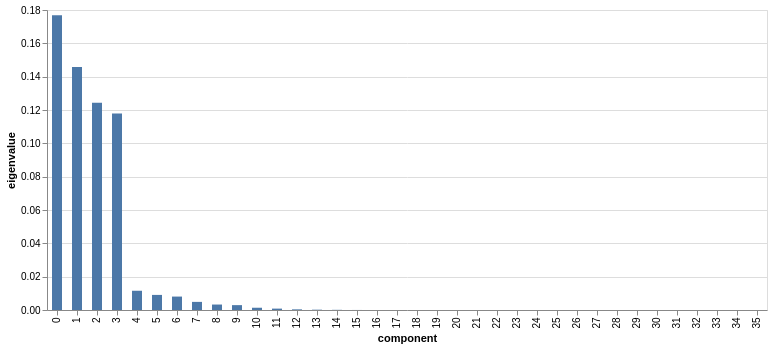

The code cell stored with this chart in its notebook:
### Code cell
# ── 3. Variância explicada por dimensão ────────────────────────────────────
# Critério de Greenacre para retenção de dimensões:
#   → reter apenas as dimensões cujo autovalor corrigido seja MAIOR
#     que a média dos autovalores corrigidos (análogo ao critério de Kaiser na PCA).
#   → dimensões abaixo da média capturam variação da mesma ordem que ruído
#     estrutural da Matriz de Burt — não devem ser interpretadas.
#
# Atributos disponíveis nessa versão do prince (0.17.0):
#   eigenvalues_: autovalores de cada dimensão
#   percentage_of_variance_: % de inércia explicada por cada dimensão
#   cumulative_percentage_of_variance_: % acumulado de inércia explicada

eigenvalues = acm.eigenvalues_
media_eigenvalues = np.mean(eigenvalues)
dims_retidas = int(np.sum(eigenvalues > media_eigenvalues))

print(f"Média dos autovalores corrigidos: {media_eigenvalues:.4f}")
print(f"Dimensões a reter (critério Greenacre): {dims_retidas}\n")

df_inertia = pd.DataFrame({
    'Dimensão': [f'Dim {i+1}' for i in range(len(eigenvalues))],
    'Autovalor': eigenvalues.round(4),
    'Inércia explicada (%)': acm.percentage_of_variance_.round(2),
    'Inércia acumulada (%)': acm.cumulative_percentage_of_variance_.round(2),
    # Sinaliza quais dimensões superam a média — critério de Greenacre
    'Reter?': ['✅' if e > media_eigenvalues else '❌' for e in eigenvalues]
})

print(df_inertia)

acm.scree_plot()
plt.savefig('../outputs/acm_scree_plot.png', dpi=600, bbox_inches='tight')
plt.show()
# acm.scree_plot() — disponível nativamente nessa versão do prince.
# Plota o gráfico de cotovelo (scree plot) com os autovalores em ordem decrescente.
# Útil para visualizar onde a queda se estabiliza e confirmar dims_retidas.
acm.scree_plot()

### Figure 1 — Vega-Lite specification as saved in the notebook (floating-point values rounded to 4 significant figures)
{"config": {"view": {"continuousWidth": 300, "continuousHeight": 300}}, "data": {"name": "data-fece308dd9b007a57cff522798a72ca7"}, "mark": {"type": "bar", "size": 10}, "encoding": {"tooltip": [{"field": "component", "type": "nominal"}, {"field": "eigenvalue", "type": "quantitative"}, {"field": "% of variance", "type": "quantitative"}, {"field": "% of variance (cumulative)", "type": "quantitative"}], "x": {"field": "component", "sort": ["0", "1", "2", "3", "4", "5", "6", "7", "8", "9", "10", "11", "12", "13", "14", "15", "16", "17", "18", "19", "20", "21", "22", "23", "24", "25", "26", "27", "28", "29", "30", "31", "32", "33", "34", "35"], "type": "nominal"}, "y": {"field": "eigenvalue", "type": "quantitative"}}, "$schema": "https://vega.github.io/schema/vega-lite/v6.1.0.json", "datasets": {"data-fece308dd9b007a57cff522798a72ca7": [{"component": "0", "eigenvalue": 0.1768, "% of variance": 29.1, "% of variance (cumulative)": 29.1}, {"component": "1", "eigenvalue": 0.1458, "% of variance": 24.0, "% of variance (cumulative)": 53.1}, {"component": "2", "eigenvalue": 0.1244, "% of variance": 20.47, "% of variance (cumulative)": 73.57}, {"component": "3", "eigenvalue": 0.1179, "% of variance": 19.41, "% of variance (cumulative)": 92.98}, {"component": "4", "eigenvalue": 0.01155, "% of variance": 1.9, "% of variance (cumulative)": 94.89}, {"component": "5", "eigenvalue": 0.009056, "% of variance": 1.491, "% of variance (cumulative)": 96.38}, {"component": "6", "eigenvalue": 0.008059, "% of variance": 1.326, "% of variance (cumulative)": 97.7}, {"component": "7", "eigenvalue": 0.004872, "% of variance": 0.802, "% of variance (cumulative)": 98.5}, {"component": "8", "eigenvalue": 0.003273, "% of variance": 0.5388, "% of variance (cumulative)": 99.04}, {"component": "9", "eigenvalue": 0.002921, "% of variance": 0.4808, "% of variance (cumulative)": 99.52}, {"component": "10", "eigenvalue": 0.001357, "% of variance": 0.2234, "% of variance (cumulative)": 99.75}, {"component": "11", "eigenvalue": 0.0008283, "% of variance": 0.1363, "% of variance (cumulative)": 99.88}, {"component": "12", "eigenvalue": 0.0003863, "% of variance": 0.06358, "% of variance (cumulative)": 99.95}, {"component": "13", "eigenvalue": 0.0001917, "% of variance": 0.03156, "% of variance (cumulative)": 99.98}, {"component": "14", "eigenvalue": 0.0001046, "% of variance": 0.01722, "% of variance (cumulative)": 100.0}, {"component": "15", "eigenvalue": 2.548e-05, "% of variance": 0.004194, "% of variance (cumulative)": 100.0}, {"component": "16", "eigenvalue": 0.0, "% of variance": 0.0, "% of variance (cumulative)": 100.0}, {"component": "17", "eigenvalue": 0.0, "% of variance": 0.0, "% of variance (cumulative)": 100.0}, {"component": "18", "eigenvalue": 0.0, "% of variance": 0.0, "% of variance (cumulative)": 100.0}, {"component": "19", "eigenvalue": 0.0, "% of variance": 0.0, "% of variance (cumulative)": 100.0}, {"component": "20", "eigenvalue": 0.0, "% of variance": 0.0, "% of variance (cumulative)": 100.0}, {"component": "21", "eigenvalue": 0.0, "% of variance": 0.0, "% of variance (cumulative)": 100.0}, {"component": "22", "eigenvalue": 0.0, "% of variance": 0.0, "% of variance (cumulative)": 100.0}, {"component": "23", "eigenvalue": 0.0, "% of variance": 0.0, "% of variance (cumulative)": 100.0}, {"component": "24", "eigenvalue": 0.0, "% of variance": 0.0, "% of variance (cumulative)": 100.0}, {"component": "25", "eigenvalue": 0.0, "% of variance": 0.0, "% of variance (cumulative)": 100.0}, {"component": "26", "eigenvalue": 0.0, "% of variance": 0.0, "% of variance (cumulative)": 100.0}, {"component": "27", "eigenvalue": 0.0, "% of variance": 0.0, "% of variance (cumulative)": 100.0}, {"component": "28", "eigenvalue": 0.0, "% of variance": 0.0, "% of variance (cumulative)": 100.0}, {"component": "29", "eigenvalue": 0.0, "% of variance": 0.0, "% of variance (cumulative)": 100.0}, {"component": "30", "eigenvalue": 0.0, "% of variance": 0.0, "% of variance (cumulative)": 100.0}, {"component": "31", "eigenvalue": 0.0, "% of variance": 0.0, "% of variance (cumulative)": 100.0}, {"component": "32", "eigenvalue": 0.0, "% of variance": 0.0, "% of variance (cumulative)": 100.0}, {"component": "33", "eigenvalue": 0.0, "% of variance": 0.0, "% of variance (cumulative)": 100.0}, {"component": "34", "eigenvalue": 0.0, "% of variance": 0.0, "% of variance (cumulative)": 100.0}, {"component": "35", "eigenvalue": 0.0, "% of variance": 0.0, "% of variance (cumulative)": 100.0}]}}
